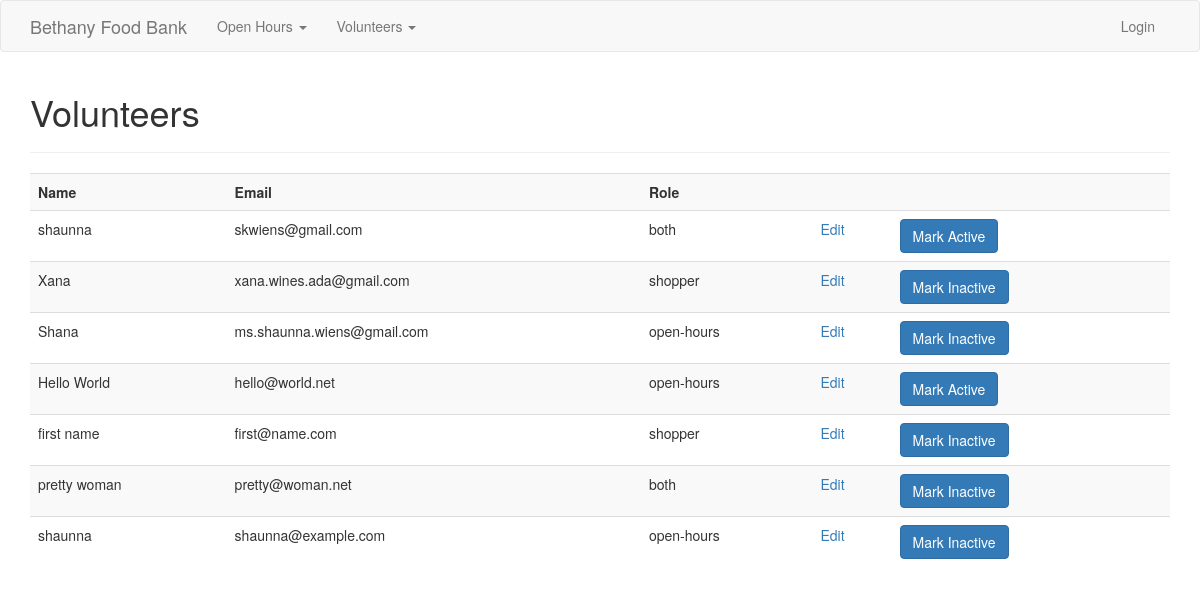
/volunteers/, run on the app's committed database.
### app/models.py (models this page shows, shortened)
class Volunteer(db.Model):
    id = db.Column(db.Integer(), primary_key=True)
    name = db.Column(db.String(100), unique=True)
    role = db.Column(db.String(50))
    email = db.Column(db.String(255), nullable=False)
    active = db.Column(db.Boolean)
    openhours = db.relationship('Openhour', secondary=openhour_volunteers, backref='ohvolunteers', lazy='subquery')
    openhour_shoppers = db.relationship('Openhour', secondary=openhour_shoppers, backref='ohshoppers', lazy='subquery')
    notes = db.relationship('Note', backref='openhour', lazy=True)

### app/volunteers/views.py (the view)
@volunteers_blueprint.route('/', methods=['GET', 'POST'])
def volunteers():
    if request.method == 'POST':
        volid = request.form['id']
        volunteer = Volunteer.query.get(volid)
        if request.form['submit'] == 'Mark Active':
            volunteer.active = True
            flash('Volunteer %s status changed to Active' % volunteer.name, 'success')
        elif request.form['submit'] == 'Mark Inactive':
            volunteer.active = False
            flash('Status of %s changed to Inactive' % volunteer.name, 'success')
        db.session.commit()
        return redirect(url_for('volunteers.volunteers'))
    elif request.method == 'GET':
        volunteers = Volunteer.query.all()
        if volunteers:
            return render_template('volunteers.html', volunteers=volunteers)
        else:
            msg = 'No Volunteers Found'
            return render_template('volunteers.html', msg=msg)

### app/volunteers/templates/volunteers.html (shortened to what this page needs)
{% extends 'layout.html' %}
{% block body %}
  <h1>Volunteers</h1>
  <hr>
  <table class="table table-striped">
    <tr>
      <th>Name</th>
      <th>Email</th>
      <th>Role</th>
      <th></th>
      <th></th>
      <th></th>
    </tr>
    {% for volunteer in volunteers %}
      <tr>
        <td>{{ volunteer.name }}</td>
        <td>{{ volunteer.email }}</td>
        <td>{{ volunteer.role }}</td>
        <td><a href="{{volunteer.id}}/edit">Edit</a></td>
        <td>
          <form action="" method="POST">
            {% if volunteer.active == True %}
              <input class="btn btn-primary" type="submit" name="submit" value="Mark Inactive" data={{volunteer.id}}/>
            {% else %}
              <input class="btn btn-primary" type="submit" name="submit" value="Mark Active" data={{volunteer.id}}/>
            {% endif %}
          </form>
        </td>
        <td></td>
      </tr>
    {% endfor %}
  </table>
{% endblock %}

### app/templates/layout.html (shortened to what this page needs)
<!DOCTYPE html>
<html>
  <head>
    <link rel="stylesheet" href="https://maxcdn.bootstrapcdn.com/bootstrap/3.3.7/css/bootstrap.min.css"/>
  </head>
  <body>
    {% include 'includes/_navbar.html' %}
    <div class="container">
      {% block body %}{% endblock %}
    </div>
  </body>
</html>

### app/templates/includes/_navbar.html (shortened to what this page needs)
<nav class="navbar navbar-default">
  <div class="container">
    <div class="navbar-header">
      <a class="navbar-brand" href="/">Bethany Food Bank</a>
    </div>
    <div class="collapse navbar-collapse" id="myNavbar">
      <ul class="nav navbar-nav">
        <li class="dropdown">
          <a class="dropdown-toggle" data-toggle="dropdown" href="#">Open Hours <span class="caret"></span></a>
        </li>
        <li class="dropdown">
          <a class="dropdown-toggle" data-toggle="dropdown" href="#">Volunteers <span class="caret"></span></a>
        </li>
      </ul>
      <ul class="nav navbar-nav navbar-right">
        {% if session.user %}
          <li><a href="/logout">Logout</a></li>
        {% else %}
          <li><a href="/user_login">Login</a></li>
        {% endif %}
      </ul>
    </div>
  </div>
</nav>

### data on the page
Volunteer: name "shaunna", email "skwiens@gmail.com", role "both"
Volunteer: name "Xana", email "xana.wines.ada@gmail.com", role "shopper"
Volunteer: name "Shana", email "ms.shaunna.wiens@gmail.com", role "open-hours"
Volunteer: name "Hello World", email "hello@world.net", role "open-hours"
Volunteer: name "first name", email "first@name.com", role "shopper"
Volunteer: name "pretty woman", email "pretty@woman.net", role "both"
Volunteer: name "shaunna", email "shaunna@example.com", role "open-hours"
